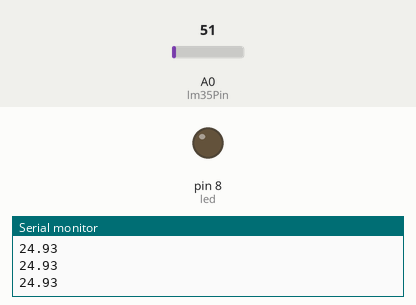
This sketch was run on a simulated Arduino Uno, built with avr-gcc and run on an emulated ATmega328P. Shown: output pins drawn as LEDs (lit = HIGH), the last lines printed to the serial monitor. Dashed ring = blinking. The inputs (shaded band) are chosen by the test bench; at power-on: A0 (lm35Pin) = 51.

Above: at 1.2 s.
1.3 s: A0 (lm35Pin) set to 66
At 1.52 s:
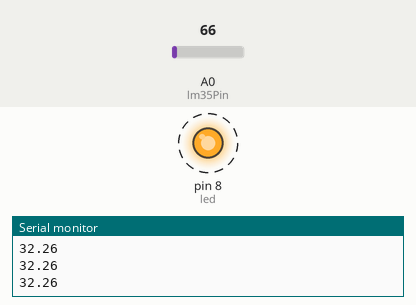
4.3 s: A0 (lm35Pin) set to 61
At 4.3 s:
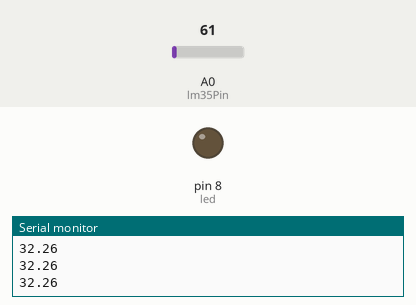
5.8 s: A0 (lm35Pin) set to 71
At 6.02 s:
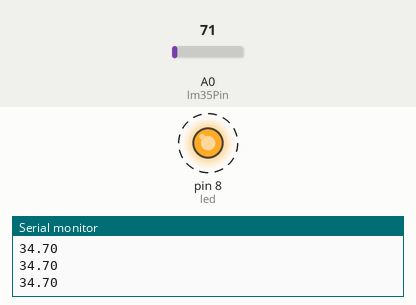
8.8 s: A0 (lm35Pin) set to 30
Timing chart, 0 to 11.3 s (numbered marks = the images above; inputs shaded):
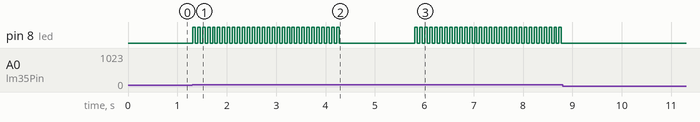

Measured:
- the behaviour switches between 61 and 62 on A0 (lm35Pin) (found by bisection; images 0 and 1)
- after the input at 1.3 s, pin 8 (led): alternates HIGH for 0.05 s and LOW for 0.05 s, starting at once
- after the input at 4.3 s, pin 8 (led): stops changing and stays LOW
- after the input at 5.8 s, pin 8 (led): alternates HIGH for 0.05 s and LOW for 0.05 s, starting at once
- after the input at 8.8 s, pin 8 (led): stops changing and stays LOW

The sketch:

LM35_PROJE.ino
```cpp
int lm35Pin = A0;
int led = 8;

int zaman = 50;
int okunan_deger = 0;
float sicaklik_gerilim = 0;
float sicaklik = 0;
void setup()
{
pinMode(led,OUTPUT);

Serial.begin(9600);
}
void loop()
{
okunan_deger = analogRead(lm35Pin);
sicaklik_gerilim = (okunan_deger / 1023.0)*5000;
sicaklik = sicaklik_gerilim /10.0;
Serial.println(sicaklik);
if(sicaklik >= 30){
digitalWrite(led,HIGH);

delay(zaman);
digitalWrite(led,LOW);

delay(zaman);
}
else{
digitalWrite(led,LOW);

}
}
```
